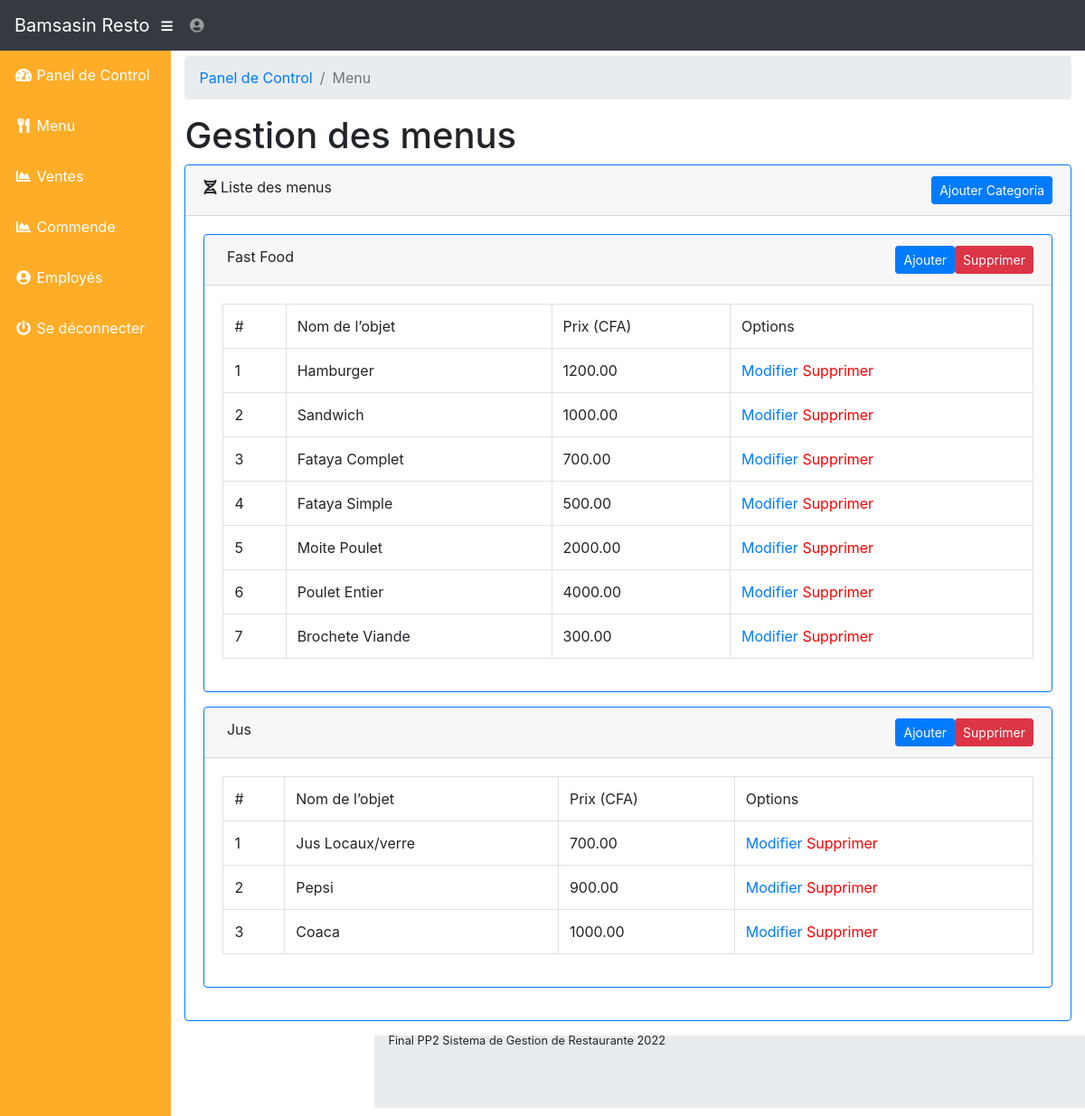
The page /admin/menu.php (signed in) on the database its author committed.
### tables this page shows
CREATE TABLE `tbl_menu` (
  `menuID` int(11) NOT NULL,
  `menuName` varchar(25) NOT NULL
);

CREATE TABLE `tbl_menuitem` (
  `itemID` int(11) NOT NULL,
  `menuID` int(11) NOT NULL,
  `menuItemName` text NOT NULL,
  `price` decimal(15,2) NOT NULL
);

### admin/menu.php (the view, shortened to what this page needs)
<?php
	include("../functions.php");
?>
<!DOCTYPE html>
<html lang="en">
  <head>
    <link href="public/vendor/bootstrap/css/bootstrap.min.css" rel="stylesheet">
    <link href="public/vendor/fontawesome-free/css/all.min.css" rel="stylesheet" type="text/css">
    <link href="public/vendor/datatables/dataTables.bootstrap4.css" rel="stylesheet">
    <link href="public/css/sb-admine.css" rel="stylesheet">
  </head>
  <body id="page-top">
	  <?php include('sidebar.php') ?>
      <div id="content-wrapper" class="wrap">
        <div class="container-fluid">
          <ol class="breadcrumb">
            <li class="breadcrumb-item">
              <a href="index.php">Panel de Control</a>
            </li>
            <li class="breadcrumb-item active">Menu</li>
          </ol>
          <h1>Gestion des menus</h1>
          <div class="card mb-3 border-primary">
            <div class="card-header">
              <i class="fas fa-dna"></i>
			  Liste des menus
              <button class="btn btn-primary btn-sm float-right" data-toggle="modal" data-target="#addMenuModal">Ajouter Categoría</button>
          </div>
            <div class="card-body">
            	<?php
					$menuQuery = "SELECT * FROM tbl_menu";
					if ($menuResult = $sqlconnection->query($menuQuery)) {
						while($menuRow = $menuResult->fetch_array(MYSQLI_ASSOC)) {?>
							<div class="card mb-3 border-primary">
					            <div class="card-header">
					              <?php echo $menuRow["menuName"]; ?>
  					              <button class="btn btn-danger btn-sm float-right" data-toggle="modal" data-target="#deleteModal" data-category="<?php echo $menuRow["menuName"];?>" data-menuid="<?php echo $menuRow["menuID"];?>">Supprimer</button>
  					              <button class="btn btn-primary btn-sm float-right" data-toggle="modal" data-target="#addItemModal" data-category="<?php echo $menuRow["menuName"];?>" data-menuid="<?php echo $menuRow["menuID"];?>">Ajouter</button>
					          	</div>
					            <div class="card-body">
                			<table class="table table-bordered" id="dataTable" width="100%" cellspacing="0">
								<tr>
									<td>#</td>
									<td>Nom de l’objet</td>
									<td>Prix (CFA)</td>
									<td>Options</td>
								</tr>
							<?php
								$menuItemQuery = "SELECT * FROM tbl_menuitem WHERE menuID = " . $menuRow["menuID"];
								if ($menuItemResult = $sqlconnection->query($menuItemQuery)) {
									$itemno = 1;
									while($menuItemRow = $menuItemResult->fetch_array(MYSQLI_ASSOC)) {	?>
										<tr>
											<td><?php echo $itemno++; ?></td>
			        						<td><?php echo $menuItemRow["menuItemName"] ?></td>
			        						<td><?php echo $menuItemRow["price"] ?></td>
			        						<td>
			        							<a href="#editItemModal" data-toggle="modal" data-itemname="<?php echo $menuItemRow["menuItemName"] ?>" data-itemprice="<?php echo $menuItemRow["price"] ?>" data-menuid="<?php echo $menuRow["menuID"] ?>" data-itemid="<?php echo $menuItemRow["itemID"] ?>">Modifier </a>
			        							<a style="color:red;" href="deleteitem.php?itemID=<?php echo $menuItemRow["itemID"] ?>&menuID=<?php echo $menuRow["menuID"] ?>">Supprimer</a></td>
										</tr>
									<?php
									}
								}
								else {
									die("Algo malo paso");
								}
							?>
							</table>
							</div>
					    </div>
						<?php
						}
					}
					else {
						die("Algo malo paso");
					}
				 ?>
            </div>
          </div>
        </div>
        <footer class="sticky-footer">
          <div class="container my-auto">
            <div class="copyright text-cFinal Bamsasin Design Service System de Gestion de Restaurante 2022enter my-auto">
              <span>Final PP2 Sistema de Gestion de Restaurante 2022</span>
            </div>
          </div>
        </footer>
      </div>
    </div>
  </body>
</html>

### admin/sidebar.php
<div class="navb navbar-expand navbar-dark bg-dark static-top">
    <nav class="navbar navbar-expand navbar-dark bg-dark static-top">
      <a class="navbar-brand mr-1" href="index.php">Bamsasin Resto</a>
      <button class="btn btn-link btn-sm text-white order-1 order-sm-0" id="sidebarToggle" href="#">
        <i class="fas fa-bars"></i>
      </button><!- Nav--->
 <ul class="navbar-nav ml-auto ml-md-0">
        <li class="nav-item dropdown no-arrow">
          <a class="nav-link dropdown-toggle" href="#" id="userDropdown" role="button" data-toggle="dropdown" aria-haspopup="true" aria-expanded="false">
            <i class="fas fa-user-circle fa-fw"></i>
          </a>
        </li>
      </ul>
    </nav>
</div>
    <div id="wrapper">
      <ul class="sidebar navbar-nav">
      <div class="sbar">
        <li class="nav-item">
          <a class="nav-link" href="index.php">
            <i class="fas fa-fw fa-tachometer-alt"></i>
            <span>Panel de Control</span>
          </a>
        </li>
        <li class="nav-item">
          <a class="nav-link" href="menu.php">
            <i class="fas fa-fw fa-utensils"></i>
            <span><Menu:toolbar>Menu</Menu:toolbar></span></a>
        </li>
        <li class="nav-item">
          <a class="nav-link" href="sales.php">
            <i class="fas fa-fw fa-chart-area"></i>
            <span>Ventes</span></a>
        </li>
        <li class="nav-item">
          <a class="nav-link" href="order.php">
            <i class="fas fa-fw fa-chart-area"></i>
            <span>Commende</span></a>
        </li>
        <li class="nav-item">
          <a class="nav-link" href="staff.php">
            <i class="fas fa-fw fa-user-circle"></i>
            <span>Employés</span>
          </a>
        </li>
        <li class="nav-item">
          <a class="nav-link" href="#" data-toggle="modal" data-target="#logoutModal">
            <i class="fas fa-fw fa-power-off"></i>
            <span>Se déconnecter</span>
          </a>
        </li>
      </div>
      </ul>

### admin/public/css/sb-admine.css (style rules this page uses)
html { position: relative; min-height: 100%; }
body { height: 100%; }
#wrapper { display: -webkit-box; display: -ms-flexbox; display: flex; }
#wrapper #content-wrapper { overflow-x: hidden; width: 100%; padding-top: 1rem; padding-bottom: 80px; }
.navbar { width: 100%; position: absolute; z-index: 1001; }
.navb { position: fixed; width: 100%; z-index: 1001; }
.navbar-nav .nav-item.dropdown .dropdown-toggle::after { width: 1rem; text-align: center; float: right; vertical-align: 0; border: 0; font-weight: 900; content: '\f105'; font-family: 'Font Awesome 5 Free'; }
.navbar-nav .nav-item.dropdown.no-arrow .dropdown-toggle::after { display: none; }
.sidebar { width: 90px !important; background-color: #fead28; min-height: calc(100vh - 56px); z-index: 1000; position: relative; top: 55px; }
.sidebar .sbar { z-index: 1000; position: fixed !important; }
.sidebar .nav-item:last-child { margin-bottom: 1rem; }
.sidebar .nav-item .nav-link { text-align: center; padding: 0.75rem 1rem; width: 90px; }
.sidebar .nav-item .nav-link span { font-size: 0.65rem; display: block; }
.sidebar .nav-item .nav-link { color: #ffffff; }
@media (min-width: 768px) { .sidebar { width: 225px !important; } }
@media (min-width: 768px) { .sidebar .nav-item .nav-link { display: block; width: 100%; text-align: left; padding: 1rem; width: 225px; } }
@media (min-width: 768px) { .sidebar .nav-item .nav-link span { font-size: 1rem; display: inline; } }
.wrap { position: relative; top: 46px; }
:root { --input-padding-x: 0.75rem; --input-padding-y: 0.75rem; }
footer.sticky-footer { position: absolute; right: 0; bottom: 0; width: 100%; height: 80px; background-color: #e9ecef; }
footer.sticky-footer .copyright { line-height: 1; font-size: 0.8rem; }
@media (min-width: 768px) { footer.sticky-footer { width: calc(100% - 225px); } }

### rows shown on the page
tbl_menu: menuName "Fast Food"
tbl_menuitem: menuItemName "Hamburger", price "1200.00"
tbl_menuitem: menuItemName "Sandwich", price "1000.00"
tbl_menuitem: menuItemName "Fataya Complet", price "700.00"
tbl_menuitem: menuItemName "Fataya Simple", price "500.00"
tbl_menuitem: menuItemName "Moite Poulet", price "2000.00"
tbl_menuitem: menuItemName "Poulet Entier", price "4000.00"
tbl_menuitem: menuItemName "Brochete Viande", price "300.00"
tbl_menu: menuName "Jus"
tbl_menuitem: menuItemName "Jus Locaux/verre", price "700.00"
tbl_menuitem: menuItemName "Pepsi", price "900.00"
tbl_menuitem: menuItemName "Coaca", price "1000.00"
